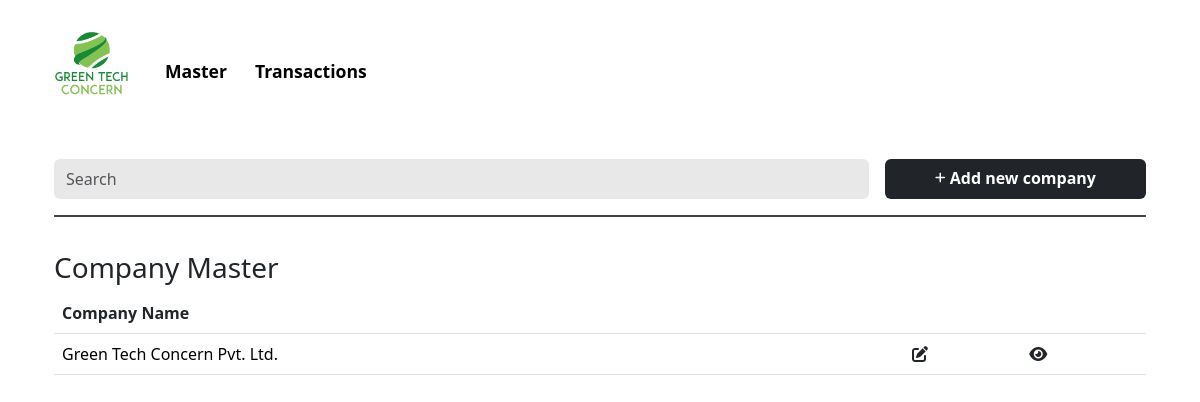
Before: /master/?selection=company with the older database file.
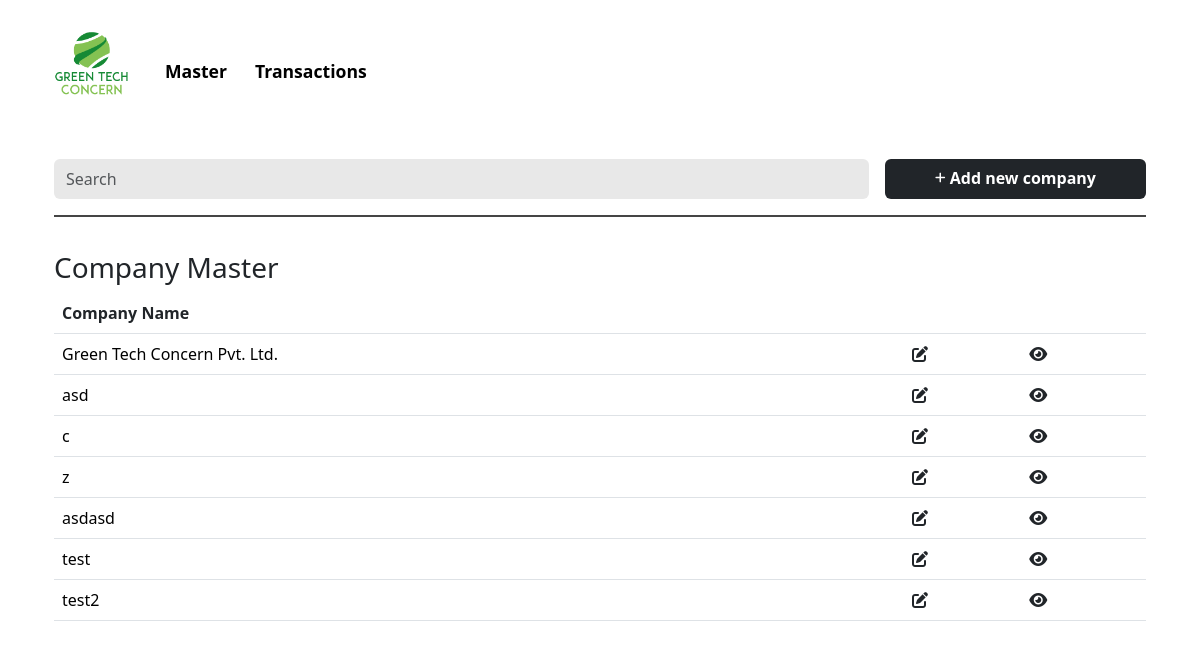
After: the same page with the newer database file.
### resecurityapp/models.py (models this page shows, shortened)
class Company(models.Model):
    Company_Name = models.CharField(max_length=100)
    sector = models.ForeignKey(Sector, on_delete=models.SET_NULL, null=True)
    address = models.CharField(max_length=255)
    city = models.CharField(max_length=100)
    country = models.CharField(max_length=100)
    Contact_Person = models.CharField(max_length=100)
    designation = models.CharField(max_length=100)
    email = models.EmailField()
    Phone_Number = models.CharField(max_length=20)
    requirement = models.CharField(max_length=100, default=None)
    service = models.ForeignKey(Service, on_delete=models.SET_NULL, null=True)
    brand = models.ForeignKey(Brand, on_delete=models.SET_NULL, null=True)
    Requirement_Description = models.TextField()
    currency = models.CharField(max_length=100)
    price = models.CharField(max_length=100)
    via = models.ForeignKey(Via, on_delete=models.SET_NULL, null=True)
    Referral_Name = models.CharField(max_length=100)
    Partner_Name = models.CharField(max_length=100)
    status = models.ForeignKey(Status, on_delete=models.SET_NULL, null=True)
    class Meta:
        verbose_name_plural = "companies"

### resecurityapp/views.py (the view)
# urls.py: path('master/', views.master, name='master'),
def master(request):
    companies = Company.objects.all()
    sectors = Sector.objects.all()
    services = Service.objects.all()
    vias = Via.objects.all()
    statuses = Status.objects.all()
    brands = Brand.objects.all()
    partners = Partner.objects.all()
    selection = request.GET.get('selection', None)
    return render(request, 'master.html', {'companies': companies, 'sectors': sectors, 'services': services, 'vias': vias, 'statuses': statuses, 'brands': brands, 'partners': partners, 'selection': selection})

### templates/master.html (shortened to what this page needs)
{% load static %}
<!doctype html>
<html lang="en">
<head>
    <link href="https://cdn.jsdelivr.net/npm/bootstrap@5.3.2/dist/css/bootstrap.min.css" rel="stylesheet">
    <link href="{% static 'css/homepage.css' %}" rel="stylesheet">
</head>
<body>
    <div class="container">
        <div id="navbar">
            <nav class="navbar navbar-expand-lg justify-content-center">
                <div class="container-fluid mt-3">
                    <a class="navbar-brand" href="{% url 'index' %}">
                        <img src="{% static 'images/logo.png' %}" alt="Resecurity CRM" width="75">
                    </a>
                    <div class="collapse navbar-collapse" id="navbarNav">
                        <ul class="navbar-nav mt-3">
                            <li class="nav-item" id="master">
                                <a class="nav-link fw-semibold" style="cursor: pointer;">Master</a>
                            </li>
                            <li class="nav-item active" id="transactions">
                                <a class="nav-link fw-semibold" href="{% url 'index' %}">Transactions</a>
                            </li>
                        </ul>
                    </div>
                </div>
            </nav>
        </div>
        {% if selection == "company" %}
        <div id="company-section">
            <div class="container mt-5">
                <div class="row g-3">
                    <div class="col">
                        <input class="form-control me-2 py-2" type="search" id="company-search" placeholder="Search" aria-label="Search">
                    </div>
                    <div class="col-3">
                        <a href="{% url 'newcompany' %}">
                            <button type="submit" class="btn fw-semibold w-100" name="company-submit" style="background-color: #212529;">
                                <i class="fa-solid fa-plus fa-xs" style="color: #ffffff;"></i> Add new company
                            </button>
                        </a>
                    </div>
                </div>
                <div class="hl mt-3"></div>
            </div>
            <div id="company-detail-content" class="company-detail-content container">
                <h3>Company Master</h3>
                <table class="table">
                    <thead>
                        <tr>
                            <th scope="col">Company Name</th>
                            <th scope="col"></th>
                            <th scope="col"></th>
                        </tr>
                    </thead>
                    <tbody>
                        {% for company in companies %}
                        <tr>
                            <td>{{ company.Company_Name }}</td>
                            <td>
                                <a href="{% url 'companyform' company.id %}">
                                    <i class="fa-solid fa-pen-to-square" style="color: #212529;"></i>
                                </a>
                            </td>
                            <td>
                                <a href="{% url 'companydetails' company.id %}">
                                    <i class="fa-solid fa-eye" style="color: #212529;"></i>
                                </a>
                            </td>
                        </tr>
                        {% endfor %}
                    </tbody>
                </table>
            </div>
        </div>
        {% endif %}
    </div>
</body>
</html>

Changed rows visible on the page:
added Company: Company_Name "asd"
added Company: Company_Name "c"
added Company: Company_Name "z"
added Company: Company_Name "asdasd"
added Company: Company_Name "test"
added Company: Company_Name "test2"
